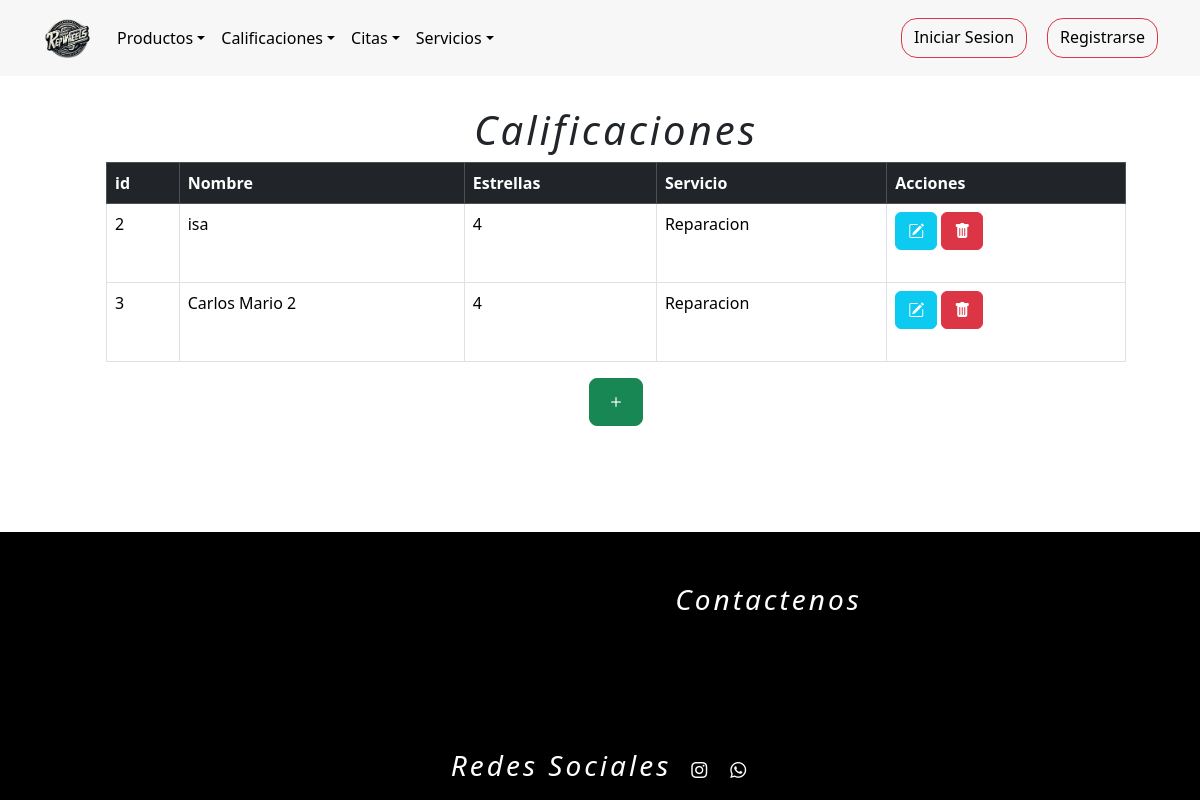
/calificacionListar, run on an earlier commit of the app's database.
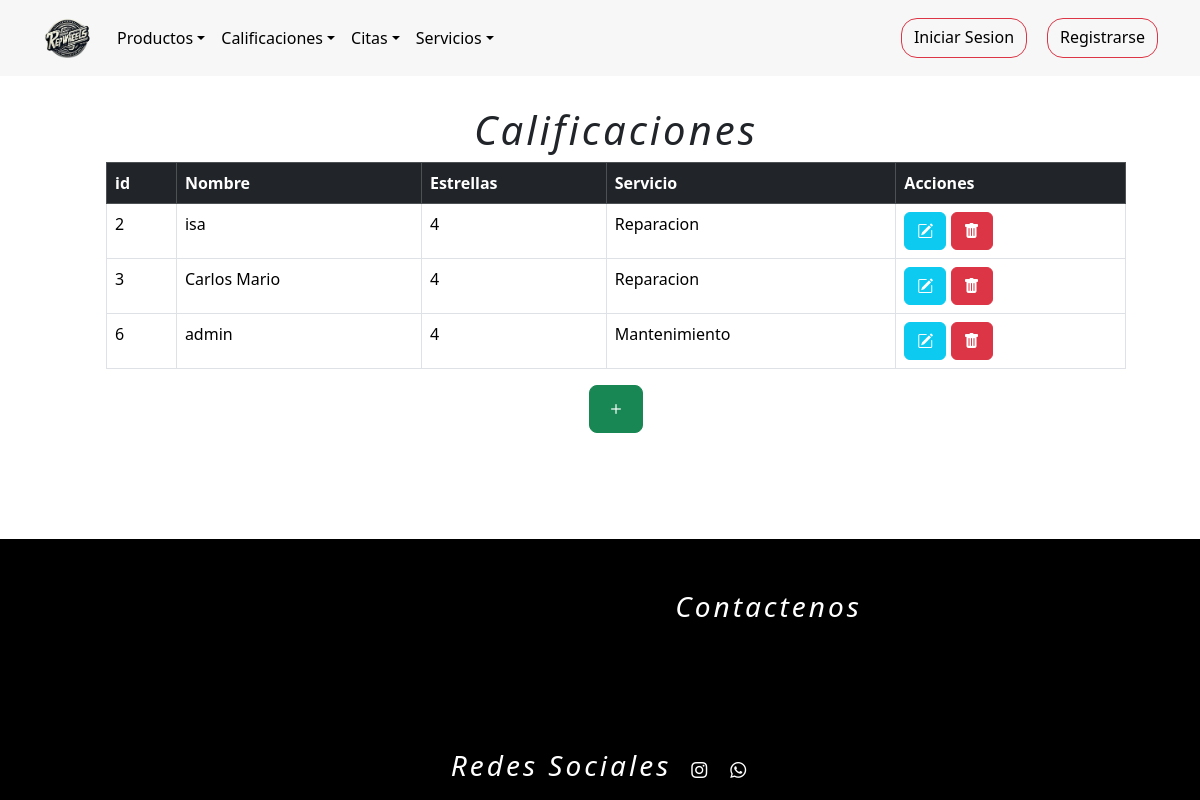
And on a later commit of the database.
### tienda/models.py (models this page shows, shortened)
class Calificaciones(models.Model):
    cliente = models.ForeignKey(Usuarios,on_delete=models.DO_NOTHING,blank=False,null=True)
    servicios = models.ForeignKey(Servicios,on_delete=models.DO_NOTHING,blank=False,null=True)
    foto = models.ImageField(upload_to="tienda/media/", default="tienda/media/user.png")
    Estrellas= (
        (1, "1"),
        (2,"2"),
        (3,"3"),
        (4,"4"),
        (4,"5"),
    )
    cantidad_estrellas = models.IntegerField(choices=Estrellas,default=5)

class Usuarios(AbstractUser):
    username = None
    nombre = models.CharField(max_length=254)
    email = models.EmailField(max_length=254, unique=True,blank=False,null=True)
    password = models.CharField(max_length=254,blank=False,null=True)
    foto = models.ImageField(upload_to="tienda/media/", default="tienda/media/user.png")
    token_recuperar = models.CharField(max_length=254,blank=False,null=False,default=0)
    telefono=models.IntegerField(null=False,blank=True,default='0')
    cargo = models.CharField(max_length=254,null=False)
    direccion=models.CharField(max_length=254)
    cedula=models.IntegerField(blank=True,null=False,default='0')
    ROLES = (
        (1,"administrador"),
        (2,"proveedor"),
        (3,"empleado"),
        (4,"cliente"),
    )
    rol=models.IntegerField(choices=ROLES,default=4)
    n = models.IntegerField(blank=True,null=False,default=0)
    USERNAME_FIELD = "email"
    REQUIRED_FIELDS = ["nombre"]
    objects = CustomUserManager()
    def __str__(self):
        return self.nombre

class Servicios(models.Model):
    nombre = models.CharField(max_length=254)
    descripcion_servicio = models.TextField()
    foto = models.ImageField(upload_to="media/", default="tienda/media/servicio.jpg")
    precio = models.IntegerField(null=False,blank=False,default=100000)
    def __str__(self):
        return self.nombre

### tienda/views.py (the view)
# urls.py: path("calificacionListar", views.listarCalificacion, name="calificacionListar"),
def listarCalificacion(request):
    r = Calificaciones.objects.all()
    contexto = {"data": r}
    return render(request, "tienda/calificaciones/listarCalificacion.html", contexto)

### tienda/templates/tienda/calificaciones/listarCalificacion.html (shortened to what this page needs)
{% extends 'tienda/base1.html' %}
{% load static %}
{% block contenedor %}
    <div class="container-fluid m-3" style="padding: 90px;">
        <h1>Calificaciones</h1>
        <table class="table table-bordered table-hover" id="tableR">
            <thead class="table-dark">
                <tr>
                    <th>id</th>
                    <th>Nombre</th>
                    <th>Estrellas</th>
                    <th>Servicio</th>
                    <th>Acciones</th>
                </tr>
            </thead>
            <tbody>
                {% for r in data %}
                <tr>
                    <td>{{ r.id }}</td>
                    <td>{{ r.cliente }}</td>
                    <td>{{ r.cantidad_estrellas }}</td>
                    <td>{{ r.servicios }}</td>
                    <td>
                        <a class="btn btn-info" href="{% url 'calificacion_formulario_editar' r.id %}"><i class="bi bi-pencil-square"></i></a>
                        <a class="btn btn-danger"
                            href="javascript:eliminar('{% url 'calificacion_eliminar' r.id %}')"><i class="bi bi-trash-fill"></i></a>
                    </td>
                </tr>
                {% endfor %}
            </tbody>
        </table>
        <div style="display: flex; justify-content: center; align-content: center;">
            <a href="{% url 'registrarCalificacion' %}" class="btn btn-success btn-lg"><i class="bi bi-plus"></i></a>
        </div>
    </div>
{% endblock %}

What changed in the data, as far as the page shows it:
changed Calificaciones id 3: cliente "Carlos Mario 2" → "Carlos Mario"
added Calificaciones: id "6", cliente "admin", cantidad_estrellas "4", servicios "Mantenimiento"
